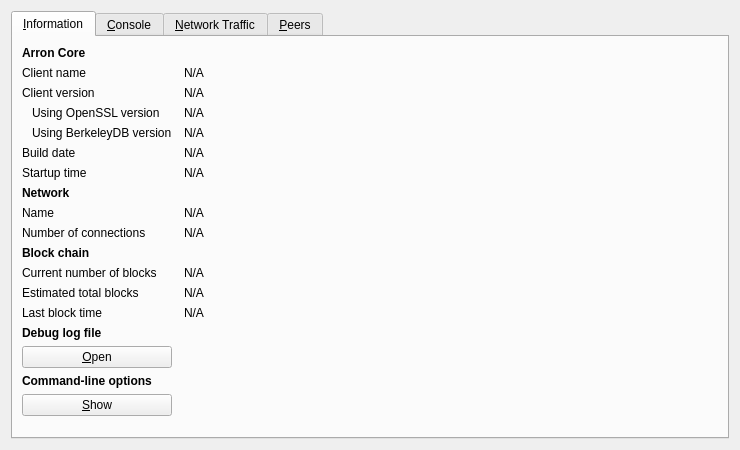
<?xml version="1.0" encoding="UTF-8"?>
<ui version="4.0">
 <class>RPCConsole</class>
 <widget class="QDialog" name="RPCConsole">
  <property name="geometry">
   <rect>
    <x>0</x>
    <y>0</y>
    <width>740</width>
    <height>450</height>
   </rect>
  </property>
  <property name="windowTitle">
   <string>Arron - Debug window</string>
  </property>
  <layout class="QVBoxLayout" name="verticalLayout_2">
   <item>
    <widget class="QTabWidget" name="tabWidget">
     <property name="currentIndex">
      <number>0</number>
     </property>
     <widget class="QWidget" name="tab_info">
      <attribute name="title">
       <string>&amp;Information</string>
      </attribute>
      <layout class="QGridLayout" name="gridLayout" columnstretch="0,1">
       <property name="horizontalSpacing">
        <number>12</number>
       </property>
       <item row="0" column="0">
        <widget class="QLabel" name="label_9">
         <property name="font">
          <font>
           <weight>75</weight>
           <bold>true</bold>
          </font>
         </property>
         <property name="text">
          <string>Arron Core</string>
         </property>
        </widget>
       </item>
       <item row="1" column="0">
        <widget class="QLabel" name="label_5">
         <property name="text">
          <string>Client name</string>
         </property>
        </widget>
       </item>
       <item row="1" column="1">
        <widget class="QLabel" name="clientName">
         <property name="cursor">
          <cursorShape>IBeamCursor</cursorShape>
         </property>
         <property name="text">
          <string>N/A</string>
         </property>
         <property name="textFormat">
          <enum>Qt::PlainText</enum>
         </property>
         <property name="textInteractionFlags">
          <set>Qt::LinksAccessibleByMouse|Qt::TextSelectableByKeyboard|Qt::TextSelectableByMouse</set>
         </property>
        </widget>
       </item>
       <item row="2" column="0">
        <widget class="QLabel" name="label_6">
         <property name="text">
          <string>Client version</string>
         </property>
        </widget>
       </item>
       <item row="2" column="1">
        <widget class="QLabel" name="clientVersion">
         <property name="cursor">
          <cursorShape>IBeamCursor</cursorShape>
         </property>
         <property name="text">
          <string>N/A</string>
         </property>
         <property name="textFormat">
          <enum>Qt::PlainText</enum>
         </property>
         <property name="textInteractionFlags">
          <set>Qt::LinksAccessibleByMouse|Qt::TextSelectableByKeyboard|Qt::TextSelectableByMouse</set>
         </property>
        </widget>
       </item>
       <item row="3" column="0">
        <widget class="QLabel" name="label_14">
         <property name="text">
          <string>Using OpenSSL version</string>
         </property>
         <property name="indent">
          <number>10</number>
         </property>
        </widget>
       </item>
       <item row="3" column="1">
        <widget class="QLabel" name="openSSLVersion">
         <property name="cursor">
          <cursorShape>IBeamCursor</cursorShape>
         </property>
         <property name="text">
          <string>N/A</string>
         </property>
         <property name="textFormat">
          <enum>Qt::PlainText</enum>
         </property>
         <property name="textInteractionFlags">
          <set>Qt::LinksAccessibleByMouse|Qt::TextSelectableByKeyboard|Qt::TextSelectableByMouse</set>
         </property>
        </widget>
       </item>
       <item row="4" column="0">
        <widget class="QLabel" name="label_berkeleyDBVersion">
         <property name="text">
          <string>Using BerkeleyDB version</string>
         </property>
         <property name="indent">
          <number>10</number>
         </property>
        </widget>
       </item>
       <item row="4" column="1">
        <widget class="QLabel" name="berkeleyDBVersion">
         <property name="cursor">
          <cursorShape>IBeamCursor</cursorShape>
         </property>
         <property name="text">
          <string>N/A</string>
         </property>
         <property name="textFormat">
          <enum>Qt::PlainText</enum>
         </property>
         <property name="textInteractionFlags">
          <set>Qt::LinksAccessibleByMouse|Qt::TextSelectableByKeyboard|Qt::TextSelectableByMouse</set>
         </property>
        </widget>
       </item>
       <item row="5" column="0">
        <widget class="QLabel" name="label_12">
         <property name="text">
          <string>Build date</string>
         </property>
        </widget>
       </item>
       <item row="5" column="1">
        <widget class="QLabel" name="buildDate">
         <property name="cursor">
          <cursorShape>IBeamCursor</cursorShape>
         </property>
         <property name="text">
          <string>N/A</string>
         </property>
         <property name="textFormat">
          <enum>Qt::PlainText</enum>
         </property>
         <property name="textInteractionFlags">
          <set>Qt::LinksAccessibleByMouse|Qt::TextSelectableByKeyboard|Qt::TextSelectableByMouse</set>
         </property>
        </widget>
       </item>
       <item row="6" column="0">
        <widget class="QLabel" name="label_13">
         <property name="text">
          <string>Startup time</string>
         </property>
        </widget>
       </item>
       <item row="6" column="1">
        <widget class="QLabel" name="startupTime">
         <property name="cursor">
          <cursorShape>IBeamCursor</cursorShape>
         </property>
         <property name="text">
          <string>N/A</string>
         </property>
         <property name="textFormat">
          <enum>Qt::PlainText</enum>
         </property>
         <property name="textInteractionFlags">
          <set>Qt::LinksAccessibleByMouse|Qt::TextSelectableByKeyboard|Qt::TextSelectableByMouse</set>
         </property>
        </widget>
       </item>
       <item row="7" column="0">
        <widget class="QLabel" name="label_11">
         <property name="font">
          <font>
           <weight>75</weight>
           <bold>true</bold>
          </font>
         </property>
         <property name="text">
          <string>Network</string>
         </property>
        </widget>
       </item>
       <item row="8" column="0">
        <widget class="QLabel" name="label_8">
         <property name="text">
          <string>Name</string>
         </property>
        </widget>
       </item>
       <item row="8" column="1">
        <widget class="QLabel" name="networkName">
         <property name="cursor">
          <cursorShape>IBeamCursor</cursorShape>
         </property>
         <property name="text">
          <string>N/A</string>
         </property>
         <property name="textFormat">
          <enum>Qt::PlainText</enum>
         </property>
         <property name="textInteractionFlags">
          <set>Qt::LinksAccessibleByMouse|Qt::TextSelectableByKeyboard|Qt::TextSelectableByMouse</set>
         </property>
        </widget>
       </item>
       <item row="9" column="0">
        <widget class="QLabel" name="label_7">
         <property name="text">
          <string>Number of connections</string>
         </property>
        </widget>
       </item>
       <item row="9" column="1">
        <widget class="QLabel" name="numberOfConnections">
         <property name="cursor">
          <cursorShape>IBeamCursor</cursorShape>
         </property>
         <property name="text">
          <string>N/A</string>
         </property>
         <property name="textFormat">
          <enum>Qt::PlainText</enum>
         </property>
         <property name="textInteractionFlags">
          <set>Qt::LinksAccessibleByMouse|Qt::TextSelectableByKeyboard|Qt::TextSelectableByMouse</set>
         </property>
        </widget>
       </item>
       <item row="10" column="0">
        <widget class="QLabel" name="label_10">
         <property name="font">
          <font>
           <weight>75</weight>
           <bold>true</bold>
          </font>
         </property>
         <property name="text">
          <string>Block chain</string>
         </property>
        </widget>
       </item>
       <item row="11" column="0">
        <widget class="QLabel" name="label_3">
         <property name="text">
          <string>Current number of blocks</string>
         </property>
        </widget>
       </item>
       <item row="11" column="1">
        <widget class="QLabel" name="numberOfBlocks">
         <property name="cursor">
          <cursorShape>IBeamCursor</cursorShape>
         </property>
         <property name="text">
          <string>N/A</string>
         </property>
         <property name="textFormat">
          <enum>Qt::PlainText</enum>
         </property>
         <property name="textInteractionFlags">
          <set>Qt::LinksAccessibleByMouse|Qt::TextSelectableByKeyboard|Qt::TextSelectableByMouse</set>
         </property>
        </widget>
       </item>
       <item row="12" column="0">
        <widget class="QLabel" name="label_4">
         <property name="text">
          <string>Estimated total blocks</string>
         </property>
        </widget>
       </item>
       <item row="12" column="1">
        <widget class="QLabel" name="totalBlocks">
         <property name="cursor">
          <cursorShape>IBeamCursor</cursorShape>
         </property>
         <property name="text">
          <string>N/A</string>
         </property>
         <property name="textFormat">
          <enum>Qt::PlainText</enum>
         </property>
         <property name="textInteractionFlags">
          <set>Qt::LinksAccessibleByMouse|Qt::TextSelectableByKeyboard|Qt::TextSelectableByMouse</set>
         </property>
        </widget>
       </item>
       <item row="13" column="0">
        <widget class="QLabel" name="label_2">
         <property name="text">
          <string>Last block time</string>
         </property>
        </widget>
       </item>
       <item row="13" column="1">
        <widget class="QLabel" name="lastBlockTime">
         <property name="cursor">
          <cursorShape>IBeamCursor</cursorShape>
         </property>
         <property name="text">
          <string>N/A</string>
         </property>
         <property name="textFormat">
          <enum>Qt::PlainText</enum>
         </property>
         <property name="textInteractionFlags">
          <set>Qt::LinksAccessibleByMouse|Qt::TextSelectableByKeyboard|Qt::TextSelectableByMouse</set>
         </property>
        </widget>
       </item>
       <item row="13" column="0">
        <spacer name="verticalSpacer_2">
         <property name="orientation">
          <enum>Qt::Vertical</enum>
         </property>
         <property name="sizeHint" stdset="0">
          <size>
           <width>20</width>
           <height>20</height>
          </size>
         </property>
        </spacer>
       </item>
       <item row="14" column="0">
        <widget class="QLabel" name="labelDebugLogfile">
         <property name="font">
          <font>
           <weight>75</weight>
           <bold>true</bold>
          </font>
         </property>
         <property name="text">
          <string>Debug log file</string>
         </property>
        </widget>
       </item>
       <item row="15" column="0">
        <widget class="QPushButton" name="openDebugLogfileButton">
         <property name="toolTip">
          <string>Open the Arron debug log file from the current data directory. This can take a few seconds for large log files.</string>
         </property>
         <property name="text">
          <string>&amp;Open</string>
         </property>
         <property name="autoDefault">
          <bool>false</bool>
         </property>
        </widget>
       </item>
       <item row="16" column="0">
        <widget class="QLabel" name="labelCLOptions">
         <property name="font">
          <font>
           <weight>75</weight>
           <bold>true</bold>
          </font>
         </property>
         <property name="text">
          <string>Command-line options</string>
         </property>
        </widget>
       </item>
       <item row="17" column="0">
        <widget class="QPushButton" name="showCLOptionsButton">
         <property name="toolTip">
          <string>Show the Arron help message to get a list with possible Arron command-line options.</string>
         </property>
         <property name="text">
          <string>&amp;Show</string>
         </property>
         <property name="autoDefault">
          <bool>false</bool>
         </property>
        </widget>
       </item>
       <item row="18" column="0">
        <spacer name="verticalSpacer">
         <property name="orientation">
          <enum>Qt::Vertical</enum>
         </property>
         <property name="sizeHint" stdset="0">
          <size>
           <width>20</width>
           <height>40</height>
          </size>
         </property>
        </spacer>
       </item>
      </layout>
     </widget>
     <widget class="QWidget" name="tab_console">
      <attribute name="title">
       <string>&amp;Console</string>
      </attribute>
      <layout class="QVBoxLayout" name="verticalLayout_3">
       <property name="spacing">
        <number>3</number>
       </property>
       <item>
        <widget class="QTextEdit" name="messagesWidget">
         <property name="minimumSize">
          <size>
           <width>0</width>
           <height>100</height>
          </size>
         </property>
         <property name="readOnly">
          <bool>true</bool>
         </property>
         <property name="tabKeyNavigation" stdset="0">
          <bool>false</bool>
         </property>
         <property name="columnCount" stdset="0">
          <number>2</number>
         </property>
        </widget>
       </item>
       <item>
        <layout class="QHBoxLayout" name="horizontalLayout">
         <property name="spacing">
          <number>3</number>
         </property>
         <item>
          <widget class="QLabel" name="label">
           <property name="text">
            <string notr="true">&gt;</string>
           </property>
          </widget>
         </item>
         <item>
          <widget class="QLineEdit" name="lineEdit"/>
         </item>
         <item>
          <widget class="QPushButton" name="clearButton">
           <property name="maximumSize">
            <size>
             <width>24</width>
             <height>24</height>
            </size>
           </property>
           <property name="toolTip">
            <string>Clear console</string>
           </property>
           <property name="text">
            <string/>
           </property>
           <property name="icon">
            <iconset resource="../../../arron.qrc">
             <normaloff>:/icons/remove</normaloff>:/icons/remove</iconset>
           </property>
           <property name="shortcut">
            <string notr="true">Ctrl+L</string>
           </property>
           <property name="autoDefault">
            <bool>false</bool>
           </property>
          </widget>
         </item>
        </layout>
       </item>
      </layout>
     </widget>
     <widget class="QWidget" name="tab_nettraffic">
      <attribute name="title">
       <string>&amp;Network Traffic</string>
      </attribute>
      <layout class="QHBoxLayout" name="horizontalLayout_3">
       <item>
        <layout class="QVBoxLayout" name="verticalLayout_4">
         <item>
          <widget class="TrafficGraphWidget" name="trafficGraph" native="true">
           <property name="sizePolicy">
            <sizepolicy hsizetype="Expanding" vsizetype="Expanding">
             <horstretch>0</horstretch>
             <verstretch>0</verstretch>
            </sizepolicy>
           </property>
          </widget>
         </item>
         <item>
          <layout class="QHBoxLayout" name="horizontalLayout_2">
           <item>
            <widget class="QSlider" name="sldGraphRange">
             <property name="minimum">
              <number>1</number>
             </property>
             <property name="maximum">
              <number>288</number>
             </property>
             <property name="pageStep">
              <number>12</number>
             </property>
             <property name="value">
              <number>6</number>
             </property>
             <property name="orientation">
              <enum>Qt::Horizontal</enum>
             </property>
            </widget>
           </item>
           <item>
            <widget class="QLabel" name="lblGraphRange">
             <property name="minimumSize">
              <size>
               <width>100</width>
               <height>0</height>
              </size>
             </property>
             <property name="alignment">
              <set>Qt::AlignCenter</set>
             </property>
            </widget>
           </item>
           <item>
            <widget class="QPushButton" name="btnClearTrafficGraph">
             <property name="text">
              <string>&amp;Clear</string>
             </property>
             <property name="autoDefault">
              <bool>false</bool>
             </property>
            </widget>
           </item>
          </layout>
         </item>
        </layout>
       </item>
       <item>
        <layout class="QVBoxLayout" name="verticalLayout">
         <item>
          <widget class="QGroupBox" name="groupBox">
           <property name="title">
            <string>Totals</string>
           </property>
           <layout class="QVBoxLayout" name="verticalLayout_5">
            <item>
             <layout class="QHBoxLayout" name="horizontalLayout_4">
              <item>
               <widget class="Line" name="line">
                <property name="sizePolicy">
                 <sizepolicy hsizetype="Fixed" vsizetype="Fixed">
                  <horstretch>0</horstretch>
                  <verstretch>0</verstretch>
                 </sizepolicy>
                </property>
                <property name="minimumSize">
                 <size>
                  <width>10</width>
                  <height>0</height>
                 </size>
                </property>
                <property name="palette">
                 <palette>
                  <active>
                   <colorrole role="Light">
                    <brush brushstyle="SolidPattern">
                     <color alpha="255">
                      <red>0</red>
                      <green>255</green>
                      <blue>0</blue>
                     </color>
                    </brush>
                   </colorrole>
                  </active>
                  <inactive>
                   <colorrole role="Light">
                    <brush brushstyle="SolidPattern">
                     <color alpha="255">
                      <red>0</red>
                      <green>255</green>
                      <blue>0</blue>
                     </color>
                    </brush>
                   </colorrole>
                  </inactive>
                  <disabled>
                   <colorrole role="Light">
                    <brush brushstyle="SolidPattern">
                     <color alpha="255">
                      <red>0</red>
                      <green>255</green>
                      <blue>0</blue>
                     </color>
                    </brush>
                   </colorrole>
                  </disabled>
                 </palette>
                </property>
                <property name="orientation">
                 <enum>Qt::Horizontal</enum>
                </property>
               </widget>
              </item>
              <item>
               <widget class="QLabel" name="label_16">
                <property name="text">
                 <string>In:</string>
                </property>
               </widget>
              </item>
              <item>
               <widget class="QLabel" name="lblBytesIn">
                <property name="minimumSize">
                 <size>
                  <width>50</width>
                  <height>0</height>
                 </size>
                </property>
                <property name="alignment">
                 <set>Qt::AlignRight|Qt::AlignTrailing|Qt::AlignVCenter</set>
                </property>
               </widget>
              </item>
             </layout>
            </item>
            <item>
             <layout class="QHBoxLayout" name="horizontalLayout_5">
              <item>
               <widget class="Line" name="line_2">
                <property name="sizePolicy">
                 <sizepolicy hsizetype="Fixed" vsizetype="Fixed">
                  <horstretch>0</horstretch>
                  <verstretch>0</verstretch>
                 </sizepolicy>
                </property>
                <property name="minimumSize">
                 <size>
                  <width>10</width>
                  <height>0</height>
                 </size>
                </property>
                <property name="palette">
                 <palette>
                  <active>
                   <colorrole role="Light">
                    <brush brushstyle="SolidPattern">
                     <color alpha="255">
                      <red>255</red>
                      <green>0</green>
                      <blue>0</blue>
                     </color>
                    </brush>
                   </colorrole>
                  </active>
                  <inactive>
                   <colorrole role="Light">
                    <brush brushstyle="SolidPattern">
                     <color alpha="255">
                      <red>255</red>
                      <green>0</green>
                      <blue>0</blue>
                     </color>
                    </brush>
                   </colorrole>
                  </inactive>
                  <disabled>
                   <colorrole role="Light">
                    <brush brushstyle="SolidPattern">
                     <color alpha="255">
                      <red>255</red>
                      <green>0</green>
                      <blue>0</blue>
                     </color>
                    </brush>
                   </colorrole>
                  </disabled>
                 </palette>
                </property>
                <property name="orientation">
                 <enum>Qt::Horizontal</enum>
                </property>
               </widget>
              </item>
              <item>
               <widget class="QLabel" name="label_17">
                <property name="text">
                 <string>Out:</string>
                </property>
               </widget>
              </item>
              <item>
               <widget class="QLabel" name="lblBytesOut">
                <property name="minimumSize">
                 <size>
                  <width>50</width>
                  <height>0</height>
                 </size>
                </property>
                <property name="alignment">
                 <set>Qt::AlignRight|Qt::AlignTrailing|Qt::AlignVCenter</set>
                </property>
               </widget>
              </item>
             </layout>
            </item>
            <item>
             <spacer name="verticalSpacer_4">
              <property name="orientation">
               <enum>Qt::Vertical</enum>
              </property>
              <property name="sizeHint" stdset="0">
               <size>
                <width>20</width>
                <height>407</height>
               </size>
              </property>
             </spacer>
            </item>
           </layout>
          </widget>
         </item>
        </layout>
       </item>
      </layout>
     </widget>
     <widget class="QWidget" name="tab_peers">
      <attribute name="title">
       <string>&amp;Peers</string>
      </attribute>
      <layout class="QGridLayout" name="gridLayout_2">
       <item row="0" column="0" rowspan="2">
        <widget class="QTableView" name="peerWidget">
         <property name="horizontalScrollBarPolicy">
          <enum>Qt::ScrollBarAsNeeded</enum>
         </property>
         <property name="sortingEnabled">
          <bool>true</bool>
         </property>
         <attribute name="horizontalHeaderHighlightSections">
          <bool>false</bool>
         </attribute>
        </widget>
       </item>
       <item row="0" column="1">
        <widget class="QLabel" name="peerHeading">
         <property name="sizePolicy">
          <sizepolicy hsizetype="Preferred" vsizetype="Minimum">
           <horstretch>0</horstretch>
           <verstretch>0</verstretch>
          </sizepolicy>
         </property>
         <property name="minimumSize">
          <size>
           <width>300</width>
           <height>32</height>
          </size>
         </property>
         <property name="font">
          <font>
           <pointsize>10</pointsize>
          </font>
         </property>
         <property name="cursor">
          <cursorShape>IBeamCursor</cursorShape>
         </property>
         <property name="text">
          <string>Select a peer to view detailed information.</string>
         </property>
         <property name="alignment">
          <set>Qt::AlignHCenter|Qt::AlignTop</set>
         </property>
         <property name="wordWrap">
          <bool>true</bool>
         </property>
         <property name="textInteractionFlags">
          <set>Qt::LinksAccessibleByMouse|Qt::TextSelectableByKeyboard|Qt::TextSelectableByMouse</set>
         </property>
        </widget>
       </item>
       <item row="1" column="1">
        <widget class="QWidget" name="detailWidget" native="true">
         <property name="minimumSize">
          <size>
           <width>300</width>
           <height>0</height>
          </size>
         </property>
         <layout class="QGridLayout" name="gridLayout_3">
          <item row="0" column="0">
           <widget class="QLabel" name="label_23">
            <property name="text">
             <string>Peer ID</string>
            </property>
           </widget>
          </item>
          <item row="0" column="2">
           <widget class="QLabel" name="peerId">
            <property name="cursor">
             <cursorShape>IBeamCursor</cursorShape>
            </property>
            <property name="text">
             <string>N/A</string>
            </property>
            <property name="textFormat">
             <enum>Qt::PlainText</enum>
            </property>
            <property name="textInteractionFlags">
             <set>Qt::LinksAccessibleByMouse|Qt::TextSelectableByKeyboard|Qt::TextSelectableByMouse</set>
            </property>
           </widget>
          </item>
          <item row="1" column="0">
           <widget class="QLabel" name="label_23">
            <property name="text">
             <string>Direction</string>
            </property>
           </widget>
          </item>
          <item row="1" column="2">
           <widget class="QLabel" name="peerDirection">
            <property name="cursor">
             <cursorShape>IBeamCursor</cursorShape>
            </property>
            <property name="text">
             <string>N/A</string>
            </property>
            <property name="textFormat">
             <enum>Qt::PlainText</enum>
            </property>
            <property name="textInteractionFlags">
             <set>Qt::LinksAccessibleByMouse|Qt::TextSelectableByKeyboard|Qt::TextSelectableByMouse</set>
            </property>
           </widget>
          </item>
          <item row="2" column="0">
           <widget class="QLabel" name="label_21">
            <property name="text">
             <string>Version</string>
            </property>
           </widget>
          </item>
          <item row="2" column="2">
           <widget class="QLabel" name="peerVersion">
            <property name="cursor">
             <cursorShape>IBeamCursor</cursorShape>
            </property>
            <property name="text">
             <string>N/A</string>
            </property>
            <property name="textFormat">
             <enum>Qt::PlainText</enum>
            </property>
            <property name="textInteractionFlags">
             <set>Qt::LinksAccessibleByMouse|Qt::TextSelectableByKeyboard|Qt::TextSelectableByMouse</set>
            </property>
           </widget>
          </item>
          <item row="3" column="0">
           <widget class="QLabel" name="label_28">
            <property name="text">
             <string>User Agent</string>
            </property>
           </widget>
          </item>
          <item row="3" column="2">
           <widget class="QLabel" name="peerSubversion">
            <property name="cursor">
             <cursorShape>IBeamCursor</cursorShape>
            </property>
            <property name="text">
             <string>N/A</string>
            </property>
            <property name="textFormat">
             <enum>Qt::PlainText</enum>
            </property>
            <property name="textInteractionFlags">
             <set>Qt::LinksAccessibleByMouse|Qt::TextSelectableByKeyboard|Qt::TextSelectableByMouse</set>
            </property>
           </widget>
          </item>
          <item row="4" column="0">
           <widget class="QLabel" name="label_4">
            <property name="text">
             <string>Services</string>
            </property>
           </widget>
          </item>
          <item row="4" column="2">
           <widget class="QLabel" name="peerServices">
            <property name="cursor">
             <cursorShape>IBeamCursor</cursorShape>
            </property>
            <property name="text">
             <string>N/A</string>
            </property>
            <property name="textFormat">
             <enum>Qt::PlainText</enum>
            </property>
            <property name="textInteractionFlags">
             <set>Qt::LinksAccessibleByMouse|Qt::TextSelectableByKeyboard|Qt::TextSelectableByMouse</set>
            </property>
           </widget>
          </item>
          <item row="5" column="0">
           <widget class="QLabel" name="label_29">
            <property name="text">
             <string>Starting Height</string>
            </property>
           </widget>
          </item>
          <item row="5" column="2">
           <widget class="QLabel" name="peerHeight">
            <property name="cursor">
             <cursorShape>IBeamCursor</cursorShape>
            </property>
            <property name="text">
             <string>N/A</string>
            </property>
            <property name="textFormat">
             <enum>Qt::PlainText</enum>
            </property>
            <property name="textInteractionFlags">
             <set>Qt::LinksAccessibleByMouse|Qt::TextSelectableByKeyboard|Qt::TextSelectableByMouse</set>
            </property>
           </widget>
          </item>
          <item row="6" column="0">
           <widget class="QLabel" name="label_27">
            <property name="text">
             <string>Sync Height</string>
            </property>
           </widget>
          </item>
          <item row="6" column="2">
           <widget class="QLabel" name="peerSyncHeight">
            <property name="cursor">
             <cursorShape>IBeamCursor</cursorShape>
            </property>
            <property name="text">
             <string>N/A</string>
            </property>
            <property name="textFormat">
             <enum>Qt::PlainText</enum>
            </property>
            <property name="textInteractionFlags">
             <set>Qt::LinksAccessibleByMouse|Qt::TextSelectableByKeyboard|Qt::TextSelectableByMouse</set>
            </property>
           </widget>
          </item>
          <item row="7" column="0">
           <widget class="QLabel" name="label_24">
            <property name="text">
             <string>Ban Score</string>
            </property>
           </widget>
          </item>
          <item row="7" column="2">
           <widget class="QLabel" name="peerBanScore">
            <property name="cursor">
             <cursorShape>IBeamCursor</cursorShape>
            </property>
            <property name="text">
             <string>N/A</string>
            </property>
            <property name="textFormat">
             <enum>Qt::PlainText</enum>
            </property>
            <property name="textInteractionFlags">
             <set>Qt::LinksAccessibleByMouse|Qt::TextSelectableByKeyboard|Qt::TextSelectableByMouse</set>
            </property>
           </widget>
          </item>
          <item row="8" column="0">
           <widget class="QLabel" name="label_22">
            <property name="text">
             <string>Connection Time</string>
            </property>
           </widget>
          </item>
          <item row="8" column="2">
           <widget class="QLabel" name="peerConnTime">
            <property name="cursor">
             <cursorShape>IBeamCursor</cursorShape>
            </property>
            <property name="text">
             <string>N/A</string>
            </property>
            <property name="textFormat">
             <enum>Qt::PlainText</enum>
            </property>
            <property name="textInteractionFlags">
             <set>Qt::LinksAccessibleByMouse|Qt::TextSelectableByKeyboard|Qt::TextSelectableByMouse</set>
            </property>
           </widget>
          </item>
          <item row="9" column="0">
           <widget class="QLabel" name="label_15">
            <property name="text">
             <string>Last Send</string>
            </property>
           </widget>
          </item>
          <item row="9" column="2">
           <widget class="QLabel" name="peerLastSend">
            <property name="cursor">
             <cursorShape>IBeamCursor</cursorShape>
            </property>
            <property name="text">
             <string>N/A</string>
            </property>
            <property name="textFormat">
             <enum>Qt::PlainText</enum>
            </property>
            <property name="textInteractionFlags">
             <set>Qt::LinksAccessibleByMouse|Qt::TextSelectableByKeyboard|Qt::TextSelectableByMouse</set>
            </property>
           </widget>
          </item>
          <item row="10" column="0">
           <widget class="QLabel" name="label_19">
            <property name="text">
             <string>Last Receive</string>
            </property>
           </widget>
          </item>
          <item row="10" column="2">
           <widget class="QLabel" name="peerLastRecv">
            <property name="cursor">
             <cursorShape>IBeamCursor</cursorShape>
            </property>
            <property name="text">
             <string>N/A</string>
            </property>
            <property name="textFormat">
             <enum>Qt::PlainText</enum>
            </property>
            <property name="textInteractionFlags">
             <set>Qt::LinksAccessibleByMouse|Qt::TextSelectableByKeyboard|Qt::TextSelectableByMouse</set>
            </property>
           </widget>
          </item>
          <item row="11" column="0">
           <widget class="QLabel" name="label_18">
            <property name="text">
             <string>Bytes Sent</string>
            </property>
           </widget>
          </item>
          <item row="11" column="2">
           <widget class="QLabel" name="peerBytesSent">
            <property name="cursor">
             <cursorShape>IBeamCursor</cursorShape>
            </property>
            <property name="text">
             <string>N/A</string>
            </property>
            <property name="textFormat">
             <enum>Qt::PlainText</enum>
            </property>
            <property name="textInteractionFlags">
             <set>Qt::LinksAccessibleByMouse|Qt::TextSelectableByKeyboard|Qt::TextSelectableByMouse</set>
            </property>
           </widget>
          </item>
          <item row="12" column="0">
           <widget class="QLabel" name="label_20">
            <property name="text">
             <string>Bytes Received</string>
            </property>
           </widget>
          </item>
          <item row="12" column="2">
           <widget class="QLabel" name="peerBytesRecv">
            <property name="cursor">
             <cursorShape>IBeamCursor</cursorShape>
            </property>
            <property name="text">
             <string>N/A</string>
            </property>
            <property name="textFormat">
             <enum>Qt::PlainText</enum>
            </property>
            <property name="textInteractionFlags">
             <set>Qt::LinksAccessibleByMouse|Qt::TextSelectableByKeyboard|Qt::TextSelectableByMouse</set>
            </property>
           </widget>
          </item>
          <item row="13" column="0">
           <widget class="QLabel" name="label_26">
            <property name="text">
             <string>Ping Time</string>
            </property>
           </widget>
          </item>
          <item row="13" column="2">
           <widget class="QLabel" name="peerPingTime">
            <property name="cursor">
             <cursorShape>IBeamCursor</cursorShape>
            </property>
            <property name="text">
             <string>N/A</string>
            </property>
            <property name="textFormat">
             <enum>Qt::PlainText</enum>
            </property>
            <property name="textInteractionFlags">
             <set>Qt::LinksAccessibleByMouse|Qt::TextSelectableByKeyboard|Qt::TextSelectableByMouse</set>
            </property>
           </widget>
          </item>
          <item row="14" column="0">
           <widget class="QLabel" name="label_timeoffset">
            <property name="text">
             <string>Time Offset</string>
            </property>
           </widget>
          </item>
          <item row="14" column="2">
           <widget class="QLabel" name="timeoffset">
            <property name="cursor">
             <cursorShape>IBeamCursor</cursorShape>
            </property>
            <property name="text">
             <string>N/A</string>
            </property>
            <property name="textFormat">
             <enum>Qt::PlainText</enum>
            </property>
            <property name="textInteractionFlags">
             <set>Qt::LinksAccessibleByMouse|Qt::TextSelectableByKeyboard|Qt::TextSelectableByMouse</set>
            </property>
           </widget>
          </item>
          <item row="15" column="1">
           <spacer name="verticalSpacer_3">
            <property name="orientation">
             <enum>Qt::Vertical</enum>
            </property>
            <property name="sizeHint" stdset="0">
             <size>
              <width>20</width>
              <height>40</height>
             </size>
            </property>
           </spacer>
          </item>
         </layout>
        </widget>
       </item>
      </layout>
     </widget>
    </widget>
   </item>
  </layout>
 </widget>
 <customwidgets>
  <customwidget>
   <class>TrafficGraphWidget</class>
   <extends>QWidget</extends>
   <header>trafficgraphwidget.h</header>
   <container>1</container>
   <slots>
    <slot>clear()</slot>
   </slots>
  </customwidget>
 </customwidgets>
 <resources>
  <include location="../../../arron.qrc"/>
 </resources>
 <connections/>
</ui>
